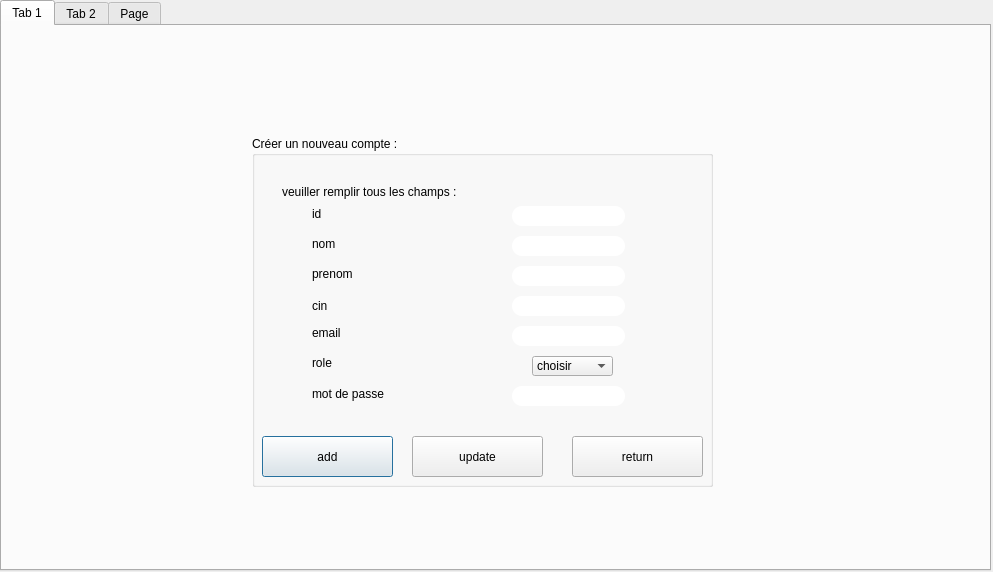
<?xml version="1.0" encoding="UTF-8"?>
<ui version="4.0">
 <class>Dialog</class>
 <widget class="QDialog" name="Dialog">
  <property name="geometry">
   <rect>
    <x>0</x>
    <y>0</y>
    <width>993</width>
    <height>572</height>
   </rect>
  </property>
  <property name="windowTitle">
   <string>Dialog</string>
  </property>
  <widget class="QTabWidget" name="tabWidget">
   <property name="geometry">
    <rect>
     <x>0</x>
     <y>0</y>
     <width>991</width>
     <height>571</height>
    </rect>
   </property>
   <property name="currentIndex">
    <number>0</number>
   </property>
   <widget class="QWidget" name="tab_3">
    <attribute name="title">
     <string>Tab 1</string>
    </attribute>
    <widget class="QGroupBox" name="groupBox_2">
     <property name="geometry">
      <rect>
       <x>250</x>
       <y>110</y>
       <width>461</width>
       <height>351</height>
      </rect>
     </property>
     <property name="styleSheet">
      <string notr="true">font: 81 10pt &quot;Rockwell Extra Bold&quot;</string>
     </property>
     <property name="title">
      <string>Créer un nouveau compte :</string>
     </property>
     <widget class="QLabel" name="label_32">
      <property name="geometry">
       <rect>
        <x>30</x>
        <y>40</y>
        <width>281</width>
        <height>31</height>
       </rect>
      </property>
      <property name="styleSheet">
       <string notr="true">
font: 81 10pt &quot;Rockwell Extra Bold&quot;</string>
      </property>
      <property name="text">
       <string>veuiller remplir tous les champs :</string>
      </property>
     </widget>
     <widget class="QLabel" name="label_33">
      <property name="geometry">
       <rect>
        <x>60</x>
        <y>100</y>
        <width>51</width>
        <height>16</height>
       </rect>
      </property>
      <property name="styleSheet">
       <string notr="true">font: 81 10pt &quot;Rockwell Extra Bold&quot;</string>
      </property>
      <property name="text">
       <string>nom</string>
      </property>
     </widget>
     <widget class="QLabel" name="label_34">
      <property name="geometry">
       <rect>
        <x>60</x>
        <y>130</y>
        <width>71</width>
        <height>16</height>
       </rect>
      </property>
      <property name="styleSheet">
       <string notr="true">font: 81 10pt &quot;Rockwell Extra Bold&quot;</string>
      </property>
      <property name="text">
       <string>prenom</string>
      </property>
     </widget>
     <widget class="QLabel" name="label_35">
      <property name="geometry">
       <rect>
        <x>60</x>
        <y>160</y>
        <width>47</width>
        <height>20</height>
       </rect>
      </property>
      <property name="styleSheet">
       <string notr="true">font: 81 10pt &quot;Rockwell Extra Bold&quot;</string>
      </property>
      <property name="text">
       <string>cin</string>
      </property>
     </widget>
     <widget class="QLabel" name="label_36">
      <property name="geometry">
       <rect>
        <x>60</x>
        <y>190</y>
        <width>47</width>
        <height>14</height>
       </rect>
      </property>
      <property name="styleSheet">
       <string notr="true">font: 81 10pt &quot;Rockwell Extra Bold&quot;</string>
      </property>
      <property name="text">
       <string>email</string>
      </property>
     </widget>
     <widget class="QLineEdit" name="le_nom">
      <property name="geometry">
       <rect>
        <x>260</x>
        <y>100</y>
        <width>113</width>
        <height>20</height>
       </rect>
      </property>
      <property name="styleSheet">
       <string notr="true">border-radius: 10px;
background-color: rgb(255, 255, 255);</string>
      </property>
     </widget>
     <widget class="QLineEdit" name="le_prenom">
      <property name="geometry">
       <rect>
        <x>260</x>
        <y>130</y>
        <width>113</width>
        <height>20</height>
       </rect>
      </property>
      <property name="styleSheet">
       <string notr="true">border-radius: 10px;
background-color: rgb(255, 255, 255);</string>
      </property>
     </widget>
     <widget class="QLineEdit" name="le_cin">
      <property name="geometry">
       <rect>
        <x>260</x>
        <y>160</y>
        <width>113</width>
        <height>20</height>
       </rect>
      </property>
      <property name="styleSheet">
       <string notr="true">border-radius: 10px;
background-color: rgb(255, 255, 255);</string>
      </property>
     </widget>
     <widget class="QLineEdit" name="le_email">
      <property name="geometry">
       <rect>
        <x>260</x>
        <y>190</y>
        <width>113</width>
        <height>20</height>
       </rect>
      </property>
      <property name="styleSheet">
       <string notr="true">border-radius: 10px;
background-color: rgb(255, 255, 255);</string>
      </property>
     </widget>
     <widget class="QLabel" name="label_37">
      <property name="geometry">
       <rect>
        <x>60</x>
        <y>220</y>
        <width>47</width>
        <height>14</height>
       </rect>
      </property>
      <property name="styleSheet">
       <string notr="true">font: 81 10pt &quot;Rockwell Extra Bold&quot;</string>
      </property>
      <property name="text">
       <string>role</string>
      </property>
     </widget>
     <widget class="QLabel" name="label_42">
      <property name="geometry">
       <rect>
        <x>60</x>
        <y>250</y>
        <width>101</width>
        <height>16</height>
       </rect>
      </property>
      <property name="styleSheet">
       <string notr="true">font: 81 10pt &quot;Rockwell Extra Bold&quot;</string>
      </property>
      <property name="text">
       <string>mot de passe</string>
      </property>
     </widget>
     <widget class="QLineEdit" name="le_mdp">
      <property name="geometry">
       <rect>
        <x>260</x>
        <y>250</y>
        <width>113</width>
        <height>20</height>
       </rect>
      </property>
      <property name="styleSheet">
       <string notr="true">border-radius: 10px;
background-color: rgb(255, 255, 255);</string>
      </property>
     </widget>
     <widget class="QLabel" name="label_43">
      <property name="geometry">
       <rect>
        <x>60</x>
        <y>70</y>
        <width>51</width>
        <height>16</height>
       </rect>
      </property>
      <property name="styleSheet">
       <string notr="true">font: 81 10pt &quot;Rockwell Extra Bold&quot;</string>
      </property>
      <property name="text">
       <string>id</string>
      </property>
     </widget>
     <widget class="QLineEdit" name="le_id">
      <property name="geometry">
       <rect>
        <x>260</x>
        <y>70</y>
        <width>113</width>
        <height>20</height>
       </rect>
      </property>
      <property name="styleSheet">
       <string notr="true">border-radius: 10px;
background-color: rgb(255, 255, 255);</string>
      </property>
     </widget>
     <widget class="QPushButton" name="pushButton">
      <property name="geometry">
       <rect>
        <x>10</x>
        <y>300</y>
        <width>131</width>
        <height>41</height>
       </rect>
      </property>
      <property name="styleSheet">
       <string notr="true">QPushButton

{
	background-color: rgb(72, 78, 86);
	border-style: outset;
    border-width: 2px;
    border-radius:20px;
    border-color: beige;
    font: bold 14px;;
    padding: 6px;
	color: rgb(255, 255, 255);

}

QPushButton:hover

{
	background-color: rgb(106, 227, 231);
	color: rgb(0, 0, 0);
	gridline-color: rgb(94, 118, 255);
}

QPushButton:pressed</string>
      </property>
      <property name="text">
       <string>add</string>
      </property>
     </widget>
     <widget class="QPushButton" name="pushButton_5">
      <property name="geometry">
       <rect>
        <x>160</x>
        <y>300</y>
        <width>131</width>
        <height>41</height>
       </rect>
      </property>
      <property name="styleSheet">
       <string notr="true">QPushButton

{
	background-color: rgb(72, 78, 86);
	border-style: outset;
    border-width: 2px;
    border-radius:20px;
    border-color: beige;
    font: bold 14px;;
    padding: 6px;
	color: rgb(255, 255, 255);

}

QPushButton:hover

{
	background-color: rgb(106, 227, 231);
	color: rgb(0, 0, 0);
	gridline-color: rgb(94, 118, 255);
}

QPushButton:pressed</string>
      </property>
      <property name="text">
       <string>update</string>
      </property>
     </widget>
     <widget class="QPushButton" name="pushButton_4">
      <property name="geometry">
       <rect>
        <x>320</x>
        <y>300</y>
        <width>131</width>
        <height>41</height>
       </rect>
      </property>
      <property name="styleSheet">
       <string notr="true">QPushButton

{
	background-color: rgb(72, 78, 86);
	border-style: outset;
    border-width: 2px;
    border-radius:20px;
    border-color: beige;
    font: bold 14px;;
    padding: 6px;
	color: rgb(255, 255, 255);

}

QPushButton:hover

{
	background-color: rgb(106, 227, 231);
	color: rgb(0, 0, 0);
	gridline-color: rgb(94, 118, 255);
}

QPushButton:pressed</string>
      </property>
      <property name="text">
       <string>return</string>
      </property>
     </widget>
     <widget class="QComboBox" name="comboBox_role">
      <property name="geometry">
       <rect>
        <x>280</x>
        <y>220</y>
        <width>81</width>
        <height>20</height>
       </rect>
      </property>
      <item>
       <property name="text">
        <string>choisir</string>
       </property>
      </item>
      <item>
       <property name="text">
        <string>expert</string>
       </property>
      </item>
      <item>
       <property name="text">
        <string>employee</string>
       </property>
      </item>
     </widget>
    </widget>
    <widget class="QLabel" name="label_44">
     <property name="geometry">
      <rect>
       <x>-10</x>
       <y>-190</y>
       <width>1251</width>
       <height>911</height>
      </rect>
     </property>
     <property name="text">
      <string/>
     </property>
     <property name="pixmap">
      <pixmap>../../Downloads/back.png</pixmap>
     </property>
    </widget>
    <zorder>label_44</zorder>
    <zorder>groupBox_2</zorder>
   </widget>
   <widget class="QWidget" name="tab_4">
    <attribute name="title">
     <string>Tab 2</string>
    </attribute>
    <widget class="QPushButton" name="pushButton_2">
     <property name="geometry">
      <rect>
       <x>620</x>
       <y>60</y>
       <width>131</width>
       <height>41</height>
      </rect>
     </property>
     <property name="styleSheet">
      <string notr="true">
QPushButton

{
	background-color: rgb(72, 78, 86);
	border-style: outset;
    border-width: 2px;
    border-radius:20px;
    border-color: beige;
    font: bold 14px;;
    padding: 6px;
	color: rgb(255, 255, 255);

}

QPushButton:hover

{
	background-color: rgb(106, 227, 231);
	color: rgb(0, 0, 0);
	gridline-color: rgb(94, 118, 255);
}

QPushButton:pressed</string>
     </property>
     <property name="text">
      <string>show</string>
     </property>
    </widget>
    <widget class="QTableView" name="tab_users">
     <property name="geometry">
      <rect>
       <x>90</x>
       <y>110</y>
       <width>841</width>
       <height>361</height>
      </rect>
     </property>
     <property name="styleSheet">
      <string notr="true">
background-color:#d9c1bb;


font: 81 8pt &quot;Rockwell Extra Bold&quot;</string>
     </property>
    </widget>
    <widget class="QLabel" name="label_5">
     <property name="geometry">
      <rect>
       <x>470</x>
       <y>50</y>
       <width>101</width>
       <height>20</height>
      </rect>
     </property>
     <property name="styleSheet">
      <string notr="true">
font: 81 10pt &quot;Rockwell Extra Bold&quot;</string>
     </property>
     <property name="text">
      <string>rechercher</string>
     </property>
    </widget>
    <widget class="QLineEdit" name="rech">
     <property name="geometry">
      <rect>
       <x>460</x>
       <y>80</y>
       <width>113</width>
       <height>20</height>
      </rect>
     </property>
     <property name="styleSheet">
      <string notr="true">border-radius: 10px;
background-color: rgb(255, 255, 255);</string>
     </property>
    </widget>
    <widget class="QLabel" name="label_11">
     <property name="geometry">
      <rect>
       <x>340</x>
       <y>60</y>
       <width>47</width>
       <height>14</height>
      </rect>
     </property>
     <property name="styleSheet">
      <string notr="true">
font: 81 10pt &quot;Rockwell Extra Bold&quot;</string>
     </property>
     <property name="text">
      <string>trier</string>
     </property>
    </widget>
    <widget class="QComboBox" name="tri">
     <property name="geometry">
      <rect>
       <x>320</x>
       <y>80</y>
       <width>81</width>
       <height>22</height>
      </rect>
     </property>
     <property name="styleSheet">
      <string notr="true">
background-color:#d9c1bb;


font: 81 8pt &quot;Rockwell Extra Bold&quot;</string>
     </property>
     <item>
      <property name="text">
       <string>default</string>
      </property>
     </item>
     <item>
      <property name="text">
       <string>id ↑</string>
      </property>
     </item>
     <item>
      <property name="text">
       <string>id ↓</string>
      </property>
     </item>
    </widget>
    <widget class="QLabel" name="label_38">
     <property name="geometry">
      <rect>
       <x>-10</x>
       <y>-190</y>
       <width>1251</width>
       <height>911</height>
      </rect>
     </property>
     <property name="text">
      <string/>
     </property>
     <property name="pixmap">
      <pixmap>../../Downloads/back.png</pixmap>
     </property>
    </widget>
    <widget class="QPushButton" name="pushButton_3">
     <property name="geometry">
      <rect>
       <x>800</x>
       <y>60</y>
       <width>131</width>
       <height>41</height>
      </rect>
     </property>
     <property name="styleSheet">
      <string notr="true">QPushButton

{
	background-color: rgb(72, 78, 86);
	border-style: outset;
    border-width: 2px;
    border-radius:20px;
    border-color: beige;
    font: bold 14px;;
    padding: 6px;
	color: rgb(255, 255, 255);

}

QPushButton:hover

{
	background-color: rgb(106, 227, 231);
	color: rgb(0, 0, 0);
	gridline-color: rgb(94, 118, 255);
}

QPushButton:pressed</string>
     </property>
     <property name="text">
      <string>delete</string>
     </property>
    </widget>
    <widget class="QLineEdit" name="sup">
     <property name="geometry">
      <rect>
       <x>810</x>
       <y>30</y>
       <width>113</width>
       <height>20</height>
      </rect>
     </property>
     <property name="styleSheet">
      <string notr="true">border-radius: 10px;
background-color: rgb(255, 255, 255);</string>
     </property>
    </widget>
    <zorder>label_38</zorder>
    <zorder>pushButton_2</zorder>
    <zorder>tab_users</zorder>
    <zorder>label_5</zorder>
    <zorder>rech</zorder>
    <zorder>label_11</zorder>
    <zorder>tri</zorder>
    <zorder>pushButton_3</zorder>
    <zorder>sup</zorder>
   </widget>
   <widget class="QWidget" name="tab_5">
    <attribute name="title">
     <string>Page</string>
    </attribute>
    <widget class="QPushButton" name="imp">
     <property name="geometry">
      <rect>
       <x>620</x>
       <y>50</y>
       <width>131</width>
       <height>41</height>
      </rect>
     </property>
     <property name="styleSheet">
      <string notr="true">QPushButton

{
	background-color: rgb(72, 78, 86);
	border-style: outset;
    border-width: 2px;
    border-radius:20px;
    border-color: beige;
    font: bold 14px;;
    padding: 6px;
	color: rgb(255, 255, 255);

}

QPushButton:hover

{
	background-color: rgb(106, 227, 231);
	color: rgb(0, 0, 0);
	gridline-color: rgb(94, 118, 255);
}

QPushButton:pressed</string>
     </property>
     <property name="text">
      <string>imprimer</string>
     </property>
    </widget>
    <widget class="QGraphicsView" name="graphicsView">
     <property name="geometry">
      <rect>
       <x>70</x>
       <y>100</y>
       <width>901</width>
       <height>371</height>
      </rect>
     </property>
     <property name="styleSheet">
      <string notr="true">
background-color:#d9c1bb;


font: 81 8pt &quot;Rockwell Extra Bold&quot;</string>
     </property>
    </widget>
    <widget class="QPushButton" name="stats">
     <property name="geometry">
      <rect>
       <x>810</x>
       <y>50</y>
       <width>131</width>
       <height>41</height>
      </rect>
     </property>
     <property name="styleSheet">
      <string notr="true">QPushButton

{
	background-color: rgb(72, 78, 86);
	border-style: outset;
    border-width: 2px;
    border-radius:20px;
    border-color: beige;
    font: bold 14px;;
    padding: 6px;
	color: rgb(255, 255, 255);

}

QPushButton:hover

{
	background-color: rgb(106, 227, 231);
	color: rgb(0, 0, 0);
	gridline-color: rgb(94, 118, 255);
}

QPushButton:pressed</string>
     </property>
     <property name="text">
      <string>stats</string>
     </property>
    </widget>
    <widget class="QLabel" name="label_9">
     <property name="geometry">
      <rect>
       <x>-10</x>
       <y>-190</y>
       <width>1251</width>
       <height>911</height>
      </rect>
     </property>
     <property name="text">
      <string/>
     </property>
     <property name="pixmap">
      <pixmap>../../Downloads/back.png</pixmap>
     </property>
    </widget>
    <zorder>label_9</zorder>
    <zorder>imp</zorder>
    <zorder>graphicsView</zorder>
    <zorder>stats</zorder>
   </widget>
  </widget>
 </widget>
 <resources/>
 <connections/>
</ui>
